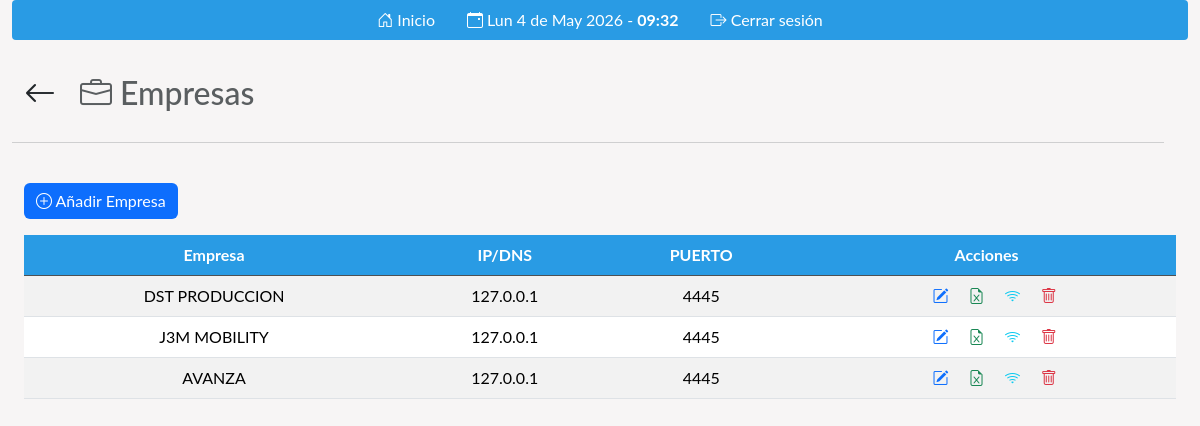
The page /empresas.php (signed in) on the database its author committed.
### tables this page shows
CREATE TABLE IF NOT EXISTS `empresas` (
  `CODIGO` int(11) NOT NULL AUTO_INCREMENT,
  `EMPRESA` varchar(50) NOT NULL,
  `IP` varchar(50) NOT NULL,
  `PUERTO` varchar(50) NOT NULL DEFAULT '0',
  PRIMARY KEY (`CODIGO`) USING BTREE
);

### WriteLog.php (called while the page is built, shortened)
<?php
class WriteLog
{
    public function __construct()
    {
        $this->logDirectory = "/var/www/Envio_Precios/log/";
        $this->data_name = "log-".date('Ymd').".log";
        $last_log = "log-".date('Ymd', strtotime("-29 days")).".log";
    }
}
?>

### db/Conex.php (called while the page is built, shortened)
<?php
include_once '../WriteLog.php';
class Conex
{
    private $log;
    public static function conectar()
    {
        try {
            $db = new PDO("mysql:host=localhost;dbname=ENVIO_PRECIOS_MITYC", "root", "");
            $db->setAttribute(PDO::ATTR_ERRMODE, PDO::ERRMODE_EXCEPTION);
            $db->exec("SET CHARACTER SET UTF8");
        } catch (Exception $e) {
            self::$log = fopen('log/log.txt', 'a');
            fwrite(self::$log, "Error de conexión BBDD:" . $e->getMessage() . PHP_EOL);
            fclose(self::$log);
            die("Error de conexión:" . $e->getMessage());
        }
        return $db;
    }
}
?>

### web/inc/funciones.php (called while the page is built, shortened)
<?php
include_once '../db/Conex.php';
include_once '../WriteLog.php';
class Funciones
{
    private $db;
    public function __construct()
    {
        $this->db = Conex::conectar();
    }
    public function getEmpresas()
    {
        $sql = "SELECT * FROM EMPRESAS";
        $stmt = $this->db->prepare($sql);
        $stmt->execute();
        $empresas = $stmt->fetchAll(PDO::FETCH_ASSOC);
        return $empresas;
    }
}

### web/empresas.php (the view, shortened to what this page needs)
<?php
    include 'inc/header.php';
    include_once 'inc/funciones.php';
    $funciones = new Funciones();
    $empresas = $funciones->getEmpresas();
?>
<div class="row">
    <div class="col-lg-12 p-4 ps-0">
        <div class="d-flex align-items-center">
            <a href="index.php" class="btn btn-outline pe-4"><h2><i class="bi bi-arrow-left"></i></h2></a>
            <h2 class="ml-3"><i class="bi bi-briefcase pe-2"></i>Empresas</h2>
        </div>
        <hr />
    </div>
</div>
<div class="text-right mb-3">
    <button type="button" class="btn btn-primary" data-bs-toggle="modal" data-bs-target="#modalAddEst"><i class="bi bi-plus-circle"></i> Añadir Empresa</button>
</div>
<div class="table-responsive">
    <table class="table table-striped sortable">
        <thead class="table-dark text-center">
            <tr>
                <th scope="col">Empresa</th>
                <th scope="col">IP/DNS</th>
                <th scope="col">PUERTO</th>
                <th scope="col">Acciones</th>
            </tr>
        </thead>
        <tbody>
            <?php
                if (count($empresas) == 0) {
                    echo "<tr><td colspan='6' class='text-center'>No se han encontrado resultados</td></tr>";
                }else{
                    foreach ($empresas as $empresa) {
                        echo "<tr>";
                        echo "<td>" . $empresa['EMPRESA'] . "</td>";
                        echo "<td>" . $empresa['IP'] . " <span id='connectionStatus-" . $empresa['CODIGO'] . "'></span></td>";
                        echo "<td>" . $empresa['PUERTO'] . "</td>";
                        echo "<td>
                            <a href='#' data-bs-toggle='modal' data-bs-target='#modalEdit' class='ps-3' data-bs-id='" . $empresa['CODIGO'] . "' data-bs-name='" . $empresa['EMPRESA'] . "' data-bs-ip='" . $empresa['IP'] . "' data-bs-puerto='" . $empresa['PUERTO'] . "'><i class='bi bi-pencil-square  text-primary' title='Editar'></i></a>
                            <a type='button' class='ps-3 text-success' href='download_excel.php?data=empr_est&id_empresa=" . $empresa['CODIGO'] . "' title='Genera un archivo excel con todas las estaciones de la empresa.'><i class='bi bi-file-earmark-excel'></i></a>
                            <a type='button' class='ps-3' title='Probar conexión' onclick='testconsk(\"" . $empresa['IP'] . "\", \"" . $empresa['PUERTO'] . "\", \"" . $empresa['CODIGO'] . "\")'><i class='bi bi-wifi text-info'></i></a>
                            <a href='#' data-bs-toggle='modal' data-bs-target='#modalEliminar' class='ps-3'><i class='bi bi-trash text-danger' title='Eliminar'></i></a>
                        </td>";
                        echo "</tr>";
                    }
                }
            ?>
    </table>
</div>
<?php include 'inc/footer.php'; ?>

### web/css/style.css (style rules this page uses)
body { background-color: #f7f5f5; font-family: 'Lato', 'Roboto', sans-serif; color: #5a5e60; overflow: auto; }
:root { --primary: #299be4; --bs-primary: #299be4 !important; }
.table-dark { --bs-table-bg: var(--primary) !important; }
.btn { --bs-btn-border-color: none !important; }
th { cursor: pointer; }
#estaciones table th, table td { padding: 0.75rem 1rem; font-weight: normal; text-align: center; }

### rows shown on the page
empresas: EMPRESA "DST PRODUCCION", IP "127.0.0.1", PUERTO "4445"
empresas: EMPRESA "J3M MOBILITY", IP "127.0.0.1", PUERTO "4445"
empresas: EMPRESA "AVANZA", IP "127.0.0.1", PUERTO "4445"
